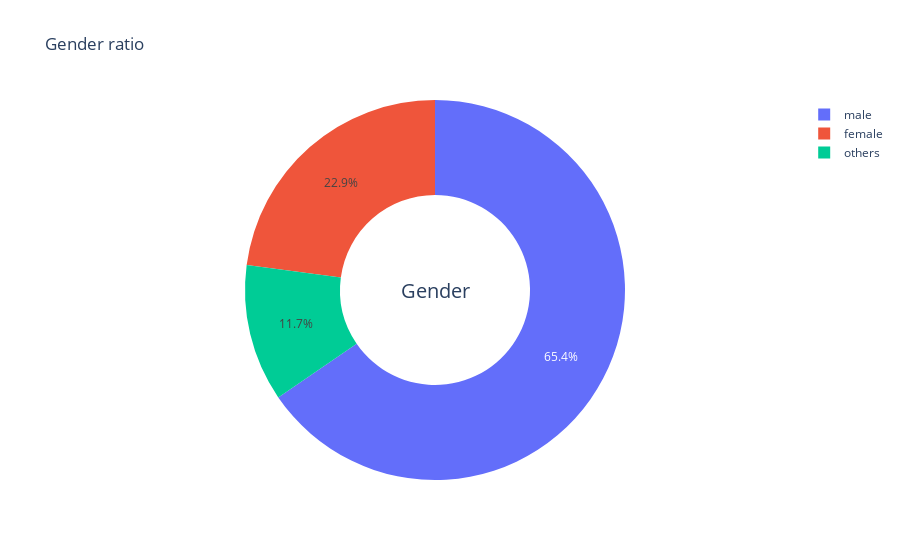

The notebook cell this image was saved under:
### Code cell
fig = go.Figure(data = [go.Pie(labels = df.Gender.value_counts().index, values = df.Gender.value_counts(), hole = 0.5)])
fig.update_layout(
    title_text="Gender ratio",
    annotations=[dict(text='Gender', x=0.5, y=0.5, font_size=20, showarrow=False)])
fig.show()

### Figure 1 — Plotly figure (JSON) as saved in the notebook; plotly's stock layout.template omitted (floating-point values rounded to 4 significant figures)
{"data": [{"hole": 0.5, "labels": ["male", "female", "others"], "type": "pie", "values": [1189, 416, 212]}], "layout": {"annotations": [{"font": {"size": 20}, "showarrow": false, "text": "Gender", "x": 0.5, "y": 0.5}], "title": {"text": "Gender ratio"}}}
